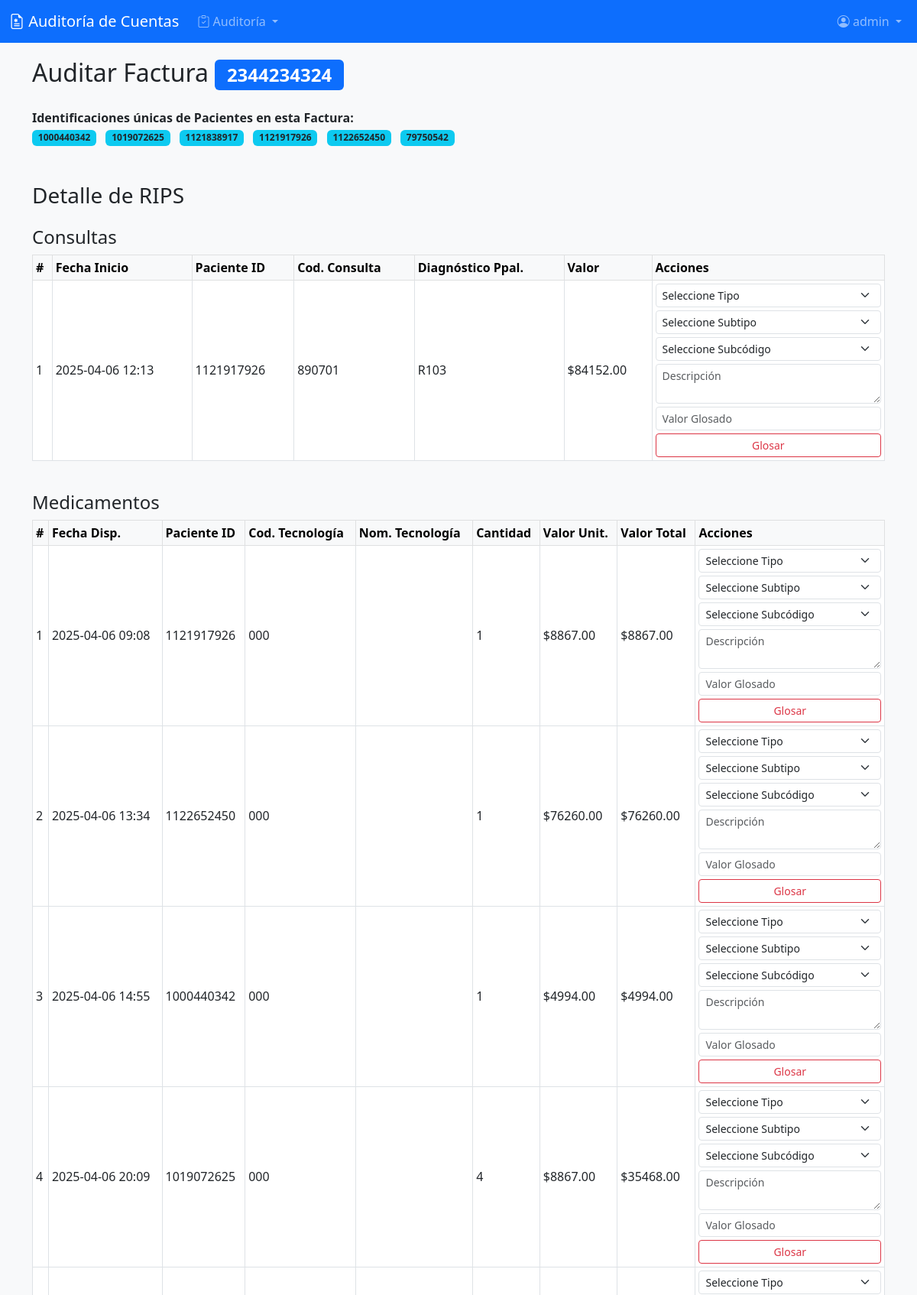
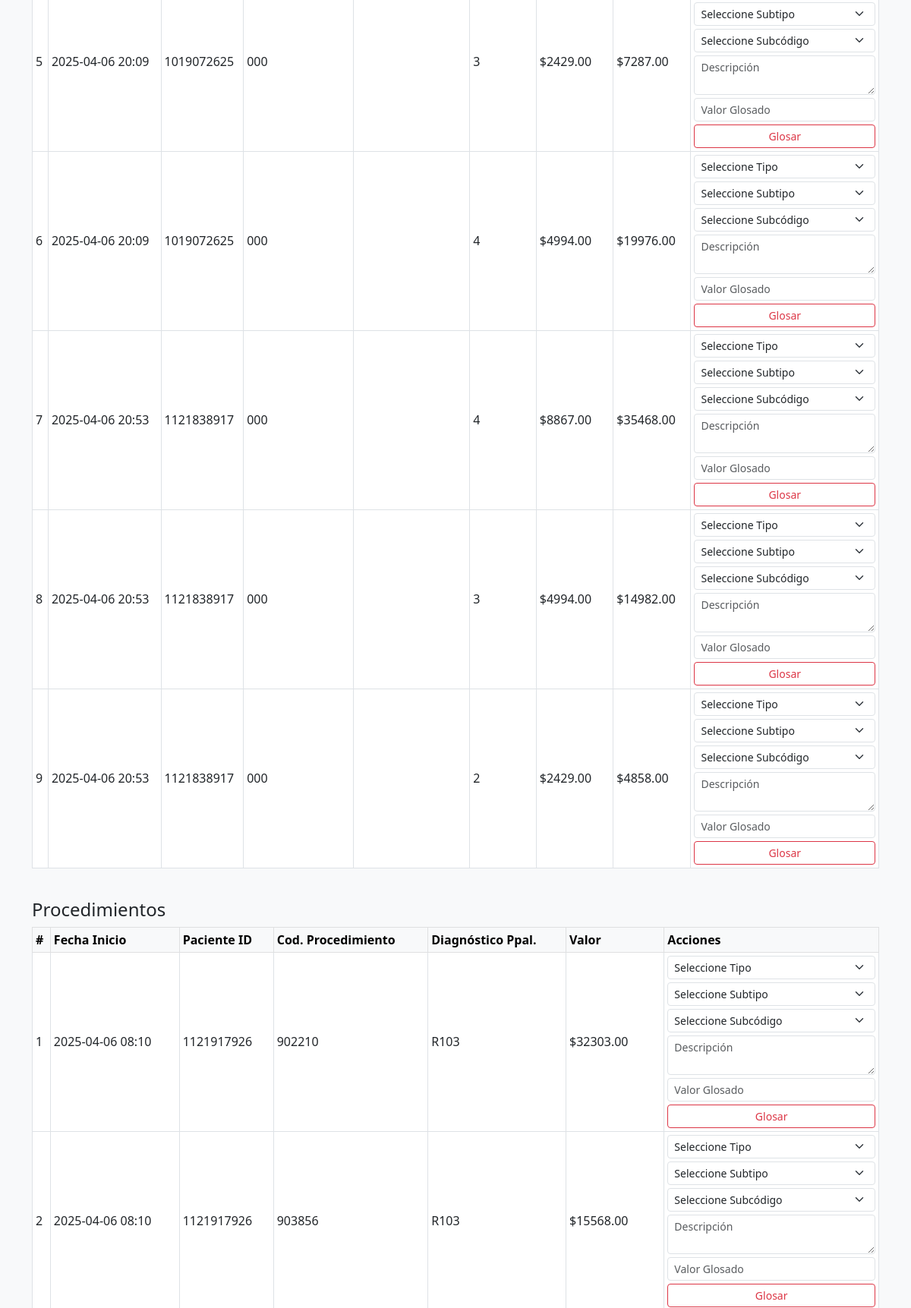
/auditoria/factura/1/ (signed in, upper part), run on the app's committed database (2 pictures, top to bottom).
### facturacion/models.py (models this page shows, shortened)
class Factura(models.Model):
    numero = models.CharField(max_length=50)
    cufe = models.CharField(max_length=150)
    fecha_emision = models.DateField()
    fecha_radicacion = models.DateField(auto_now_add=True)
    ips = models.ForeignKey(Profile, on_delete=models.PROTECT, related_name='facturas_ips')
    eps = models.ForeignKey(Profile, on_delete=models.PROTECT, related_name='facturas_eps')
    paciente = models.ForeignKey(Paciente, on_delete=models.PROTECT, null=True, blank=True)
    valor_bruto = models.DecimalField(max_digits=12, decimal_places=2)
    estado_auditoria = models.CharField(max_length=20, default="Radicada")
    archivo_rips = models.FileField(upload_to='rips/')
    contrato = models.ForeignKey('Contrato', on_delete=models.SET_NULL, null=True, blank=True)
    auditor = models.ForeignKey(
        User,
        on_delete=models.SET_NULL,
        null=True,
        blank=True,
        related_name='facturas_auditadas',
        limit_choices_to={'profile__role': 'AUDITOR'}
    )

class Paciente(models.Model):
    tipo_documento = models.CharField(max_length=5)
    numero_documento = models.CharField(max_length=20)
    tipo_usuario = models.CharField(max_length=2)  # 11, 12, etc.
    fecha_nacimiento = models.DateField()
    sexo = models.CharField(max_length=1)
    pais_residencia = models.CharField(max_length=5)
    municipio_residencia = models.CharField(max_length=10)
    zona_territorial = models.CharField(max_length=2)
    incapacidad = models.CharField(max_length=2, blank=True, null=True)
    pais_origen = models.CharField(max_length=5, blank=True, null=True)

class RipsConsulta(models.Model):
    factura = models.ForeignKey(Factura, on_delete=models.CASCADE)
    paciente = models.ForeignKey(Paciente, on_delete=models.CASCADE)
    cod_prestador = models.CharField(max_length=20)
    fecha_inicio_atencion = models.DateTimeField()
    num_autorizacion = models.CharField(max_length=20)
    cod_consulta = models.CharField(max_length=20)  # FK a CUPS
    modalidad_grupo_servicio = models.CharField(max_length=2)
    grupo_servicios = models.CharField(max_length=5)
    cod_servicio = models.CharField(max_length=10)
    finalidad_tecnologia = models.CharField(max_length=5)
    causa_motivo_atencion = models.CharField(max_length=5)
    cod_diagnostico_principal = models.CharField(max_length=10)  # FK a CIE10
    tipo_diagnostico_principal = models.CharField(max_length=2)
    vr_servicio = models.DecimalField(max_digits=12, decimal_places=2)
    concepto_recaudo = models.CharField(max_length=5)
    valor_pago_moderador = models.DecimalField(max_digits=12, decimal_places=2)
    consecutivo = models.IntegerField()

class RipsMedicamento(models.Model):
    factura = models.ForeignKey(Factura, on_delete=models.CASCADE)
    paciente = models.ForeignKey(Paciente, on_delete=models.CASCADE)
    cod_prestador = models.CharField(max_length=20)
    num_autorizacion = models.CharField(max_length=20)
    id_mipres = models.CharField(max_length=20, blank=True, null=True)
    fecha_dispensacion = models.DateTimeField()
    cod_diagnostico_principal = models.CharField(max_length=10)
    tipo_medicamento = models.CharField(max_length=2)
    cod_tecnologia_salud = models.CharField(max_length=20)  # FK a CUMS
    nom_tecnologia_salud = models.CharField(max_length=255, blank=True, null=True)
    concentracion_medicamento = models.CharField(max_length=50, blank=True, null=True)
    unidad_medida = models.CharField(max_length=10, blank=True, null=True)
    forma_farmaceutica = models.CharField(max_length=50, blank=True, null=True)
    unidad_min_dispensa = models.IntegerField()
    cantidad_medicamento = models.IntegerField()
    dias_tratamiento = models.IntegerField()
    vr_unit_medicamento = models.DecimalField(max_digits=12, decimal_places=2)
    vr_servicio = models.DecimalField(max_digits=12, decimal_places=2)
    concepto_recaudo = models.CharField(max_length=5)
    valor_pago_moderador = models.DecimalField(max_digits=12, decimal_places=2)
    consecutivo = models.IntegerField()

class RipsProcedimiento(models.Model):
    factura = models.ForeignKey(Factura, on_delete=models.CASCADE)
    paciente = models.ForeignKey(Paciente, on_delete=models.CASCADE)
    cod_prestador = models.CharField(max_length=20)
    fecha_inicio_atencion = models.DateTimeField()
    num_autorizacion = models.CharField(max_length=20)
    cod_procedimiento = models.CharField(max_length=20)  # FK a CUPS
    via_ingreso_servicio = models.CharField(max_length=5)
    modalidad_grupo_servicio = models.CharField(max_length=2)
    grupo_servicios = models.CharField(max_length=5)
    cod_servicio = models.CharField(max_length=10)
    finalidad_tecnologia = models.CharField(max_length=5)
    cod_diagnostico_principal = models.CharField(max_length=10)
    vr_servicio = models.DecimalField(max_digits=12, decimal_places=2)
    concepto_recaudo = models.CharField(max_length=5)
    valor_pago_moderador = models.DecimalField(max_digits=12, decimal_places=2)
    consecutivo = models.IntegerField()

### auditoria/views.py (the view, shortened to what this page needs)
# urls.py: path('factura/<int:factura_id>/', views.auditar_factura, name='auditar_factura'),
@login_required
@role_required('ET','AUDITOR')
def auditar_factura(request, factura_id):
    factura = get_object_or_404(Factura, id=factura_id)
    tipos_glosa = TipoGlosa.objects.all()
    consultas = RipsConsulta.objects.filter(factura=factura)
    medicamentos = RipsMedicamento.objects.filter(factura=factura)
    procedimientos = RipsProcedimiento.objects.filter(factura=factura)
    hospitalizaciones = RipsHospitalizacion.objects.filter(factura=factura)
    otros_servicios = RipsOtroServicio.objects.filter(factura=factura)
    all_rips_items = list(consultas) + list(medicamentos) + list(procedimientos) + list(hospitalizaciones) + list(otros_servicios)
    identificaciones = sorted(set(item.paciente.numero_documento for item in all_rips_items if item.paciente))
    glosas = Glosa.objects.filter(factura=factura)
    return render(request, 'auditoria/auditar_factura.html', {
        'factura': factura,
        'consultas': consultas,
        'medicamentos': medicamentos,
        'procedimientos': procedimientos,
        'hospitalizaciones': hospitalizaciones,
        'otros_servicios': otros_servicios,
        'glosas': glosas,
        'identificaciones': identificaciones,
        'tipos_glosa': tipos_glosa,
    })

### auditoria/views.py (called while the page is built)
def role_required(*allowed_roles):
    def decorator(view_fn):
        @wraps(view_fn)
        def _wrapped(request, *args, **kwargs):
            user_role = getattr(request.user, 'profile', None) and request.user.profile.role
            if user_role not in allowed_roles:
                return redirect('accounts:forbidden')  # o a donde quieras
            return view_fn(request, *args, **kwargs)
        return _wrapped
    return decorator

### templates/auditoria/auditar_factura.html (shortened to what this page needs)
{% extends 'base.html' %}
{% block content %}
<h2 class="mb-4">Auditar Factura <span class="badge bg-primary">{{ factura.numero }}</span></h2>
<div class="mb-3">
  <strong>Identificaciones únicas de Pacientes en esta Factura:</strong>
  <ul class="mb-2 list-inline">
    {% for id in identificaciones %}
      <li class="list-inline-item badge bg-info text-dark">{{ id }}</li>
    {% empty %}
      <li class="list-inline-item">No se encontraron identificaciones de pacientes.</li>
    {% endfor %}
  </ul>
</div>
<h3 class="mt-5 mb-3">Detalle de RIPS</h3>
{% if consultas %}
<h4 class="mt-4">Consultas</h4>
<div class="table-responsive mb-4">
  <table class="table table-bordered table-hover align-middle table-sm">
    <thead class="table-light">
      <tr>
        <th>#</th>
        <th>Fecha Inicio</th>
        <th>Paciente ID</th>
        <th>Cod. Consulta</th>
        <th>Diagnóstico Ppal.</th>
        <th>Valor</th>
        <th>Acciones</th>
      </tr>
    </thead>
    <tbody>
    {% for item in consultas %}
      <tr>
        <td>{{ item.consecutivo }}</td>
        <td>{{ item.fecha_inicio_atencion|date:"Y-m-d H:i" }}</td>
        <td>{{ item.paciente.numero_documento }}</td>
        <td>{{ item.cod_consulta }}</td>
        <td>{{ item.cod_diagnostico_principal }}</td>
        <td>${{ item.vr_servicio|floatformat:2 }}</td>
        <td>
          <form method="post" class="row g-2 align-items-center">
            <div class="col-12">
              <select name="tipo_glosa" class="form-select form-select-sm mb-1" required>
                <option value="">Seleccione Tipo</option>
              </select>
              <select name="subtipo_glosa" class="form-select form-select-sm mb-1" required>
                <option value="">Seleccione Subtipo</option>
              </select>
              <select name="subcodigo_glosa" class="form-select form-select-sm mb-1" required>
                <option value="">Seleccione Subcódigo</option>
              </select>
              <textarea name="descripcion" class="form-control form-control-sm mb-1" placeholder="Descripción" rows="2" required></textarea>
              <input type="number" name="valor_glosado" class="form-control form-control-sm mb-1" placeholder="Valor Glosado" step="0.01" required>
              <button type="submit" class="btn btn-outline-danger btn-sm w-100">Glosar</button>
            </div>
          </form>
        </td>
      </tr>
    {% endfor %}
    </tbody>
  </table>
</div>
{% else %}
<p class="text-muted">No hay consultas registradas para esta factura.</p>
{% endif %}
{% if medicamentos %}
<h4 class="mt-4">Medicamentos</h4>
<div class="table-responsive mb-4">
  <table class="table table-bordered table-hover align-middle table-sm">
    <thead class="table-light">
      <tr>
        <th>#</th>
        <th>Fecha Disp.</th>
        <th>Paciente ID</th>
        <th>Cod. Tecnología</th>
        <th>Nom. Tecnología</th>
        <th>Cantidad</th>
        <th>Valor Unit.</th>
        <th>Valor Total</th>
        <th>Acciones</th>
      </tr>
    </thead>
    <tbody>
    {% for item in medicamentos %}
      <tr>
        <td>{{ item.consecutivo }}</td>
        <td>{{ item.fecha_dispensacion|date:"Y-m-d H:i" }}</td>
        <td>{{ item.paciente.numero_documento }}</td>
        <td>{{ item.cod_tecnologia_salud }}</td>
        <td>{{ item.nom_tecnologia_salud }}</td>
        <td>{{ item.cantidad_medicamento }} {{ item.unidad_medida }}</td>
        <td>${{ item.vr_unit_medicamento|floatformat:2 }}</td>
        <td>${{ item.vr_servicio|floatformat:2 }}</td>
        <td>
          <form method="post" class="row g-2 align-items-center">
            <div class="col-12">
              <select name="tipo_glosa" class="form-select form-select-sm mb-1" required>
                <option value="">Seleccione Tipo</option>
              </select>
              <select name="subtipo_glosa" class="form-select form-select-sm mb-1" required>
                <option value="">Seleccione Subtipo</option>
              </select>
              <select name="subcodigo_glosa" class="form-select form-select-sm mb-1" required>
                <option value="">Seleccione Subcódigo</option>
              </select>
              <textarea name="descripcion" class="form-control form-control-sm mb-1" placeholder="Descripción" rows="2" required></textarea>
              <input type="number" name="valor_glosado" class="form-control form-control-sm mb-1" placeholder="Valor Glosado" step="0.01" required>
              <button type="submit" class="btn btn-outline-danger btn-sm w-100">Glosar</button>
            </div>
          </form>
        </td>
      </tr>
    {% endfor %}
    </tbody>
  </table>
</div>
{% else %}
<p class="text-muted">No hay medicamentos registrados para esta factura.</p>
{% endif %}
{% if procedimientos %}
<h4 class="mt-4">Procedimientos</h4>
<div class="table-responsive mb-4">
  <table class="table table-bordered table-hover align-middle table-sm">
    <thead class="table-light">
      <tr>
        <th>#</th>
        <th>Fecha Inicio</th>
        <th>Paciente ID</th>
        <th>Cod. Procedimiento</th>
        <th>Diagnóstico Ppal.</th>
        <th>Valor</th>
        <th>Acciones</th>
      </tr>
    </thead>
    <tbody>
    {% for item in procedimientos %}
      <tr>
        <td>{{ item.consecutivo }}</td>
        <td>{{ item.fecha_inicio_atencion|date:"Y-m-d H:i" }}</td>
        <td>{{ item.paciente.numero_documento }}</td>
        <td>{{ item.cod_procedimiento }}</td>
        <td>{{ item.cod_diagnostico_principal }}</td>
        <td>${{ item.vr_servicio|floatformat:2 }}</td>
        <td>
          <form method="post" class="row g-2 align-items-center">
            <div class="col-12">
              <select name="tipo_glosa" class="form-select form-select-sm mb-1" required>
                <option value="">Seleccione Tipo</option>
              </select>
              <select name="subtipo_glosa" class="form-select form-select-sm mb-1" required>
                <option value="">Seleccione Subtipo</option>
              </select>
              <select name="subcodigo_glosa" class="form-select form-select-sm mb-1" required>
                <option value="">Seleccione Subcódigo</option>
              </select>
              <textarea name="descripcion" class="form-control form-control-sm mb-1" placeholder="Descripción" rows="2" required></textarea>
              <input type="number" name="valor_glosado" class="form-control form-control-sm mb-1" placeholder="Valor Glosado" step="0.01" required>
              <button type="submit" class="btn btn-outline-danger btn-sm w-100">Glosar</button>
            </div>
          </form>
        </td>
      </tr>
    {% endfor %}
    </tbody>
  </table>
</div>
{% else %}
<p class="text-muted">No hay procedimientos registrados para esta factura.</p>
{% endif %}
{% endblock %}

### templates/base.html (shortened to what this page needs)
<!DOCTYPE html>
<html lang="es">
<head>
    <link href="https://cdn.jsdelivr.net/npm/bootstrap@5.3.0/dist/css/bootstrap.min.css" rel="stylesheet">
    <link rel="stylesheet" href="https://cdn.jsdelivr.net/npm/bootstrap-icons@1.10.0/font/bootstrap-icons.css">
</head>
<body>
<nav class="navbar navbar-expand-lg navbar-dark bg-primary">
    <div class="container-fluid">
        <a class="navbar-brand" href="/">
            <i class="bi bi-file-earmark-medical"></i>
            Auditoría de Cuentas
        </a>
        <div class="collapse navbar-collapse" id="navbarMain">
            <ul class="navbar-nav me-auto mb-2 mb-lg-0">
                {% if user.profile.role == 'ET' or user.profile.role == 'AUDITOR' %}
                <li class="nav-item dropdown">
                    <a class="nav-link dropdown-toggle" href="#" role="button" data-bs-toggle="dropdown">
                        <i class="bi bi-clipboard-check"></i> Auditoría
                    </a>
                </li>
                {% endif %}
            </ul>
            <ul class="navbar-nav">
                {% if user.is_authenticated %}
                <li class="nav-item dropdown">
                    <a class="nav-link dropdown-toggle" href="#" role="button" data-bs-toggle="dropdown">
                        <i class="bi bi-person-circle"></i> {{ user.username }}
                    </a>
                </li>
                {% else %}
                <li class="nav-item">
                    <a class="nav-link" href="{% url 'accounts:login' %}">
                        <i class="bi bi-box-arrow-in-right"></i> Iniciar Sesión
                    </a>
                </li>
                {% endif %}
            </ul>
        </div>
    </div>
</nav>
<div class="container">
    {% block content %}{% endblock %}
</div>
</body>
</html>

### templates/base.html (style rules this page uses)
body { background: #f8f9fa; min-height: 100vh; display: flex; flex-direction: column; }
.container { margin-top: 20px; flex: 1; }

### data on the page
Factura: numero "2344234324"
Paciente: identificaciones "1000440342"
Paciente: identificaciones "1019072625"
Paciente: identificaciones "1121838917"
Paciente: identificaciones "1121917926"
Paciente: identificaciones "1122652450"
Paciente: identificaciones "79750542"
RipsConsulta: consecutivo "1", fecha_inicio_atencion "2025-04-06 12:13", paciente.numero_documento "1121917926", cod_consulta "890701", cod_diagnostico_principal "R103", vr_servicio "84152.00"
RipsMedicamento: consecutivo "1", fecha_dispensacion "2025-04-06 09:08", paciente.numero_documento "1121917926", cod_tecnologia_salud "000", cantidad_medicamento "1", vr_unit_medicamento "8867.00", vr_servicio "8867.00"
RipsMedicamento: consecutivo "2", fecha_dispensacion "2025-04-06 13:34", paciente.numero_documento "1122652450", cod_tecnologia_salud "000", cantidad_medicamento "1", vr_unit_medicamento "76260.00", vr_servicio "76260.00"
RipsMedicamento: consecutivo "3", fecha_dispensacion "2025-04-06 14:55", paciente.numero_documento "1000440342", cod_tecnologia_salud "000", cantidad_medicamento "1", vr_unit_medicamento "4994.00", vr_servicio "4994.00"
RipsMedicamento: consecutivo "4", fecha_dispensacion "2025-04-06 20:09", paciente.numero_documento "1019072625", cod_tecnologia_salud "000", cantidad_medicamento "4", vr_unit_medicamento "8867.00", vr_servicio "35468.00"
RipsMedicamento: consecutivo "5", fecha_dispensacion "2025-04-06 20:09", paciente.numero_documento "1019072625", cod_tecnologia_salud "000", cantidad_medicamento "3", vr_unit_medicamento "2429.00", vr_servicio "7287.00"
RipsMedicamento: consecutivo "6", fecha_dispensacion "2025-04-06 20:09", paciente.numero_documento "1019072625", cod_tecnologia_salud "000", cantidad_medicamento "4", vr_unit_medicamento "4994.00", vr_servicio "19976.00"
RipsMedicamento: consecutivo "7", fecha_dispensacion "2025-04-06 20:53", paciente.numero_documento "1121838917", cod_tecnologia_salud "000", cantidad_medicamento "4", vr_unit_medicamento "8867.00", vr_servicio "35468.00"
RipsMedicamento: consecutivo "8", fecha_dispensacion "2025-04-06 20:53", paciente.numero_documento "1121838917", cod_tecnologia_salud "000", cantidad_medicamento "3", vr_unit_medicamento "4994.00", vr_servicio "14982.00"
RipsMedicamento: consecutivo "9", fecha_dispensacion "2025-04-06 20:53", paciente.numero_documento "1121838917", cod_tecnologia_salud "000", cantidad_medicamento "2", vr_unit_medicamento "2429.00", vr_servicio "4858.00"
RipsProcedimiento: consecutivo "1", fecha_inicio_atencion "2025-04-06 08:10", paciente.numero_documento "1121917926", cod_procedimiento "902210", cod_diagnostico_principal "R103", vr_servicio "32303.00"
RipsProcedimiento: consecutivo "2", fecha_inicio_atencion "2025-04-06 08:10", paciente.numero_documento "1121917926", cod_procedimiento "903856", cod_diagnostico_principal "R103", vr_servicio "15568.00"

### other printed values
{{ user.username }} "admin"
